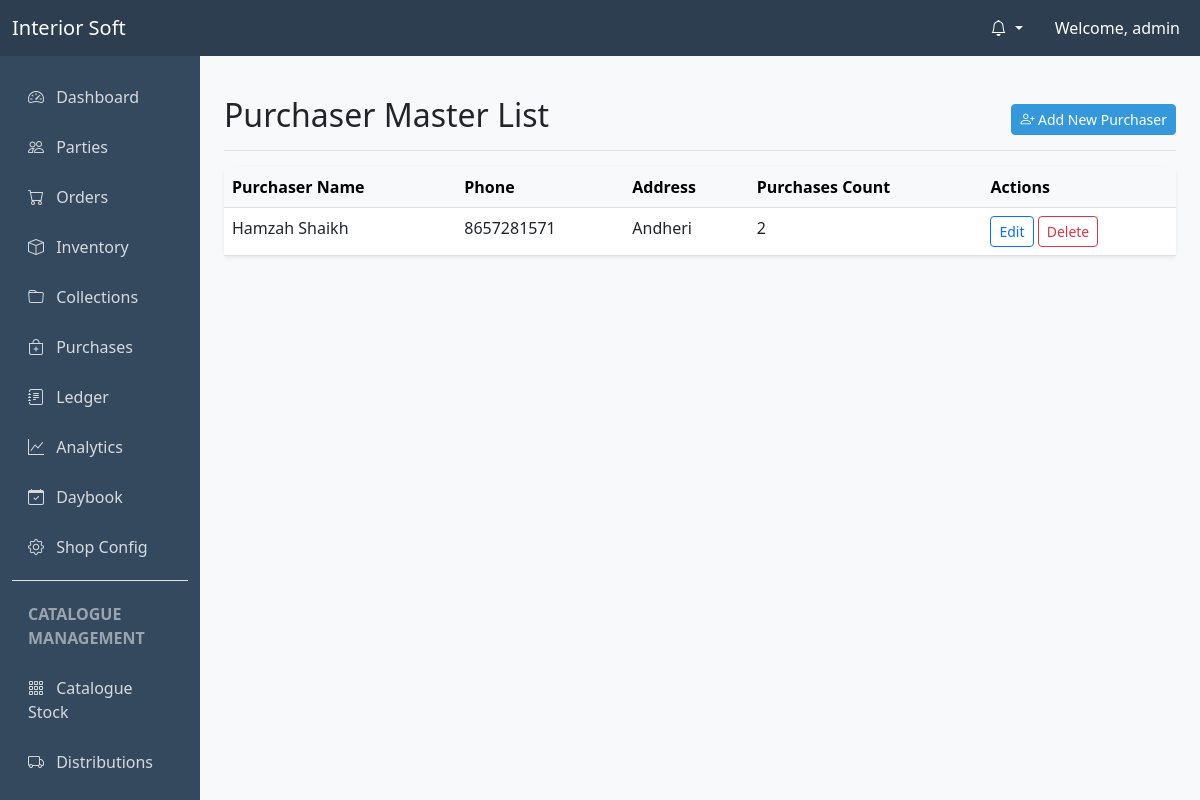
/inventory/purchasers/ (signed in), run on the app's committed database.
### users/models.py (models this page shows, shortened)
class User(AbstractUser):
    SUPERADMIN = 'superadmin'
    ADMIN = 'admin'
    ACCOUNTANT = 'accountant'
    WAREHOUSE_MANAGER = 'warehouse_manager'
    DELIVERY_PERSON = 'delivery_person'
    MARKETING_PERSON = 'marketing_person'
    ROLE_CHOICES = (
        (SUPERADMIN, 'SuperAdmin'),
        (ADMIN, 'Admin'),
        (ACCOUNTANT, 'Accountant'),
        (WAREHOUSE_MANAGER, 'Warehouse Manager'),
        (DELIVERY_PERSON, 'Delivery Person'),
        (MARKETING_PERSON, 'Marketing Person'),
    )
    role = models.CharField(max_length=20, choices=ROLE_CHOICES, default=ADMIN)
    phone_number = models.CharField(max_length=15, blank=True, null=True)
    def is_superadmin(self):
        return self.role == self.SUPERADMIN
    def is_admin(self):
        return self.role == self.ADMIN or self.role == self.SUPERADMIN
    def is_warehouse_manager(self):
        return self.role == self.WAREHOUSE_MANAGER
    def is_delivery_person(self):
        return self.role == self.DELIVERY_PERSON

### inventory/models.py (models this page shows, shortened)
class Purchaser(models.Model):
    name = models.CharField(max_length=100, unique=True)
    phone = models.CharField(max_length=15, blank=True, null=True)
    address = models.TextField(blank=True, null=True)
    created_at = models.DateTimeField(auto_now_add=True)

### inventory/views.py (the view)
# urls.py: path('purchasers/', views.PurchaserListView.as_view(), name='purchaser_list'),
class PurchaserListView(LoginRequiredMixin, AdminAccountantMixin, ListView):
    model = Purchaser
    template_name = 'inventory/purchaser_list.html'
    context_object_name = 'purchasers'

### core/context_processors.py (called while the page is built)
def notifications(request):
    if request.user.is_authenticated:
        unread_notifications = request.user.notifications.filter(is_seen=False)
        return {
            'unread_notifications': unread_notifications,
            'unread_notifications_count': unread_notifications.count()
        }
    return {}

### inventory/views.py (called while the page is built)
    def test_func(self):
        return self.request.user.is_admin() or self.request.user.is_accountant()

### shop_config/context_processors.py (called while the page is built)
def shop_info(request):
    config, created = ShopConfiguration.objects.get_or_create(pk=1, defaults={'shop_name': 'Interior Soft'})
    return {
        'shop_config': config
    }

### templates/inventory/purchaser_list.html (shortened to what this page needs)
{% extends "base.html" %}
{% block content %}
<div class="d-flex justify-content-between flex-wrap flex-md-nowrap align-items-center pt-3 pb-2 mb-3 border-bottom">
    <h1 class="h2">Purchaser Master List</h1>
    <div class="btn-toolbar mb-2 mb-md-0">
        <a href="{% url 'purchaser_create' %}" class="btn btn-sm btn-primary">
            <i class="bi bi-person-plus"></i> Add New Purchaser
        </a>
    </div>
</div>
<div class="card shadow-sm">
    <div class="card-body p-0">
        <div class="table-responsive">
            <table class="table table-hover mb-0">
                <thead class="table-light">
                    <tr>
                        <th>Purchaser Name</th>
                        <th>Phone</th>
                        <th>Address</th>
                        <th>Purchases Count</th>
                        <th>Actions</th>
                    </tr>
                </thead>
                <tbody>
                    {% for purchaser in purchasers %}
                    <tr>
                        <td>{{ purchaser.name }}</td>
                        <td>{{ purchaser.phone|default:"-" }}</td>
                        <td>{{ purchaser.address|default:"-" }}</td>
                        <td>{{ purchaser.purchases.count }}</td>
                        <td>
                            <a href="{% url 'purchaser_update' purchaser.pk %}" class="btn btn-sm btn-outline-primary">Edit</a>
                            <a href="{% url 'purchaser_delete' purchaser.pk %}" class="btn btn-sm btn-outline-danger">Delete</a>
                        </td>
                    </tr>
                    {% empty %}
                    <tr>
                        <td colspan="5" class="text-center py-3">No purchasers found</td>
                    </tr>
                    {% endfor %}
                </tbody>
            </table>
        </div>
    </div>
</div>
{% endblock %}

### templates/base.html (shortened to what this page needs)
<!DOCTYPE html>
<html lang="en">
<head>
    <link href="https://cdn.jsdelivr.net/npm/bootstrap@5.3.0/dist/css/bootstrap.min.css" rel="stylesheet">
    <link rel="stylesheet" href="https://cdn.jsdelivr.net/npm/bootstrap-icons@1.10.0/font/bootstrap-icons.css">
    <link href="https://cdn.jsdelivr.net/npm/select2@4.1.0-rc.0/dist/css/select2.min.css" rel="stylesheet" />
    <link href="https://cdn.jsdelivr.net/npm/select2-bootstrap-5-theme@1.3.0/dist/select2-bootstrap-5-theme.min.css" rel="stylesheet" />
</head>
<body>
    <nav class="navbar navbar-expand-lg navbar-dark sticky-top">
        <div class="container-fluid">
            <a class="navbar-brand" href="{% url 'dashboard' %}">Interior Soft</a>
            <div class="collapse navbar-collapse" id="navbarNav">
                <ul class="navbar-nav ms-auto">
                    {% if user.is_authenticated %}
                        <li class="nav-item dropdown me-3">
                            <a class="nav-link dropdown-toggle text-white" href="#" id="notifDropdown" role="button" data-bs-toggle="dropdown" aria-expanded="false">
                                <i class="bi bi-bell"></i>
                            </a>
                        </li>
                        <li class="nav-item d-none d-lg-block">
                            <span class="nav-link text-white">Welcome, {{ user.username }}</span>
                        </li>
                    {% else %}
                        <li class="nav-item">
                            <a class="nav-link" href="{% url 'login' %}">Login</a>
                        </li>
                    {% endif %}
                </ul>
            </div>
        </div>
    </nav>
    <div class="container-fluid">
        <div class="row">
            {% if user.is_authenticated and request.resolver_match.url_name != 'login' %}
            <nav id="sidebarMenu" class="col-md-3 col-lg-2 d-md-block sidebar collapse">
                <div class="sidebar-nav-container">
                    <ul class="nav flex-column">
                        {% if user.is_admin or user.is_accountant or user.is_marketing_person %}
                        <li class="nav-item">
                            <a class="nav-link" href="{% url 'dashboard' %}">
                                <i class="bi bi-speedometer2 me-2"></i> Dashboard
                            </a>
                        </li>
                        <li class="nav-item">
                            <a class="nav-link" href="{% url 'party_list' %}">
                                <i class="bi bi-people me-2"></i> Parties
                            </a>
                        </li>
                        {% endif %}
                        {% if user.is_admin or user.is_accountant %}
                        <li class="nav-item">
                            <a class="nav-link" href="{% url 'order_list' %}">
                                <i class="bi bi-cart me-2"></i> Orders
                            </a>
                        </li>
                        <li class="nav-item">
                            <a class="nav-link" href="{% url 'stock_list' %}">
                                <i class="bi bi-box me-2"></i> Inventory
                            </a>
                        </li>
                        <li class="nav-item">
                            <a class="nav-link" href="{% url 'collection_list' %}">
                                <i class="bi bi-folder me-2"></i> Collections
                            </a>
                        </li>
                        <li class="nav-item">
                            <a class="nav-link" href="{% url 'purchase_list' %}">
                                <i class="bi bi-bag-plus me-2"></i> Purchases
                            </a>
                        </li>
                        <li class="nav-item">
                            <a class="nav-link" href="{% url 'ledger_list' %}">
                                <i class="bi bi-journal-text me-2"></i> Ledger
                            </a>
                        </li>
                        <li class="nav-item">
                            <a class="nav-link" href="{% url 'analytics' %}">
                                <i class="bi bi-graph-up me-2"></i> Analytics
                            </a>
                        </li>
                        <li class="nav-item">
                            <a class="nav-link" href="{% url 'daybook' %}">
                                <i class="bi bi-calendar-check me-2"></i> Daybook
                            </a>
                        </li>
                        {% if user.is_admin %}
                        <li class="nav-item">
                            <a class="nav-link" href="{% url 'shop_config' %}">
                                <i class="bi bi-gear me-2"></i> Shop Config
                            </a>
                        </li>
                        {% endif %}
                        {% endif %}
                        {% if user.is_admin or user.is_accountant or user.is_marketing_person %}
                        <li class="nav-item border-top mt-2 pt-2">
                            <span class="nav-link disabled small text-uppercase fw-bold text-white-50">Catalogue Management</span>
                        </li>
                        <li class="nav-item">
                            <a class="nav-link {% if 'catalogues/inventory' in request.path %}active{% endif %}" href="{% url 'catalogue_inventory_list' %}">
                                <i class="bi bi-grid-3x3-gap me-2"></i> Catalogue Stock
                            </a>
                        </li>
                        <li class="nav-item">
                            <a class="nav-link {% if 'catalogues/distributions' in request.path %}active{% endif %}" href="{% url 'catalogue_distribution_list' %}">
                                <i class="bi bi-truck me-2"></i> Distributions
                            </a>
                        </li>
                        <li class="nav-item">
                            <a class="nav-link {% if 'catalogues/visits' in request.path %}active{% endif %}" href="{% url 'catalogue_visit_list' %}">
                            </a>
                        </li>
                        {% endif %}
                    </ul>
                </div>
            </nav>
            <main class="col-md-9 ms-sm-auto col-lg-10 px-md-4 py-4">
            {% else %}
            <main class="col-12 py-4">
            {% endif %}
                {% block content %}{% endblock %}
            </main>
        </div>
    </div>
</body>
</html>

### templates/base.html (style rules this page uses)
:root { --primary-color: #2c3e50; --secondary-color: #34495e; --accent-color: #3498db; }
body { font-family: 'Segoe UI', Tahoma, Geneva, Verdana, sans-serif; background-color: #f8f9fa; }
.navbar { background-color: var(--primary-color); }
.sidebar { height: calc(100vh - 56px); position: fixed; top: 56px; left: 0; z-index: 1000; background-color: var(--secondary-color); color: white; display: flex; flex-direction: column; padding-bottom: 0; overflow: hidden; }
.sidebar-nav-container { flex-grow: 1; overflow-y: auto; padding-top: 1rem; }
@media (min-width: 768px) { .sidebar { width: 16.666667%; } }
main { margin-left: 16.666667%; width: 83.333333%; padding-bottom: 60px; }
.sidebar .nav-link { color: rgba(255,255,255,0.8); margin: 5px 0; }
.card { border: none; box-shadow: 0 0.125rem 0.25rem rgba(0,0,0,0.075); }
.btn-primary { background-color: var(--accent-color); border-color: var(--accent-color); }
.nav-link { position: relative; }

### data on the page
User: username "admin"
Purchaser: name "Hamzah Shaikh", phone "8657281571", address "Andheri", purchases.count "2"
